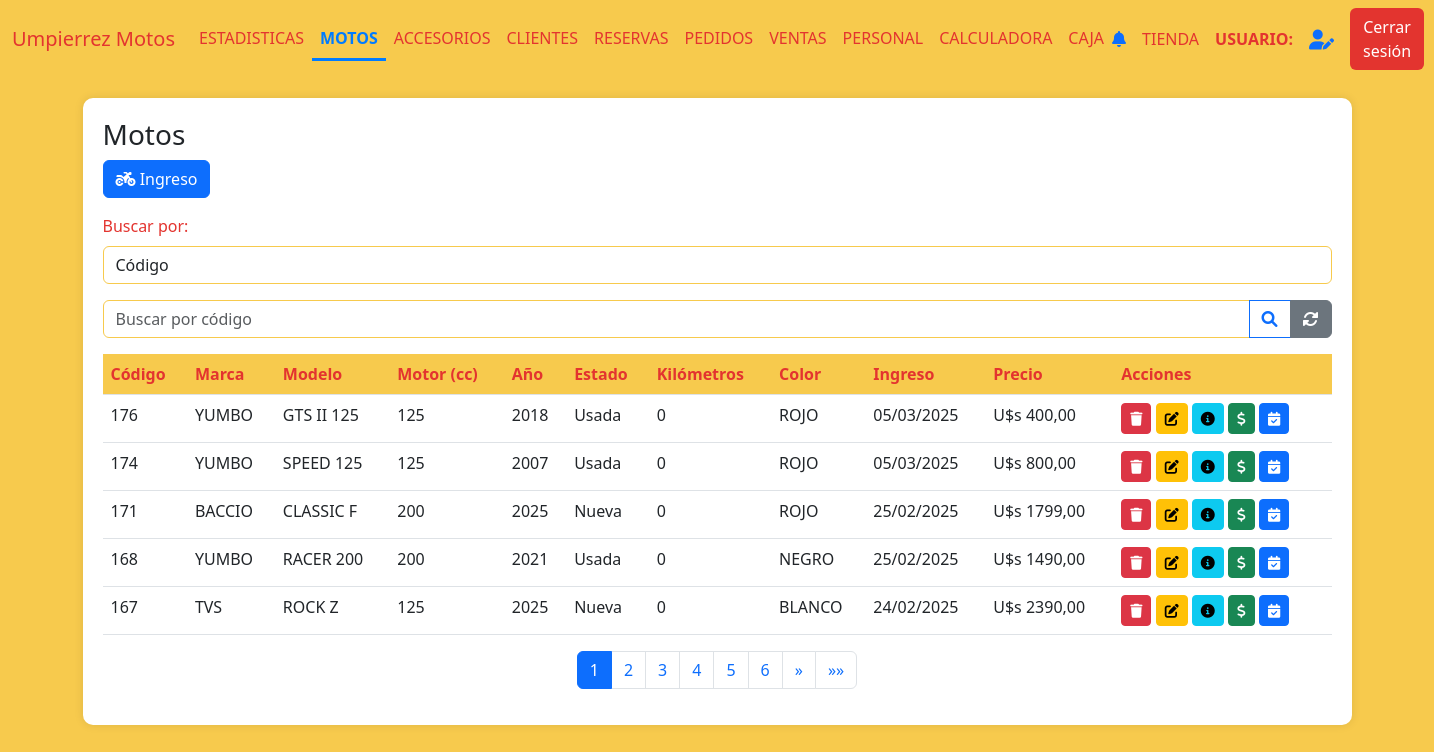
The page /motos (signed in) on the database as committed earlier.
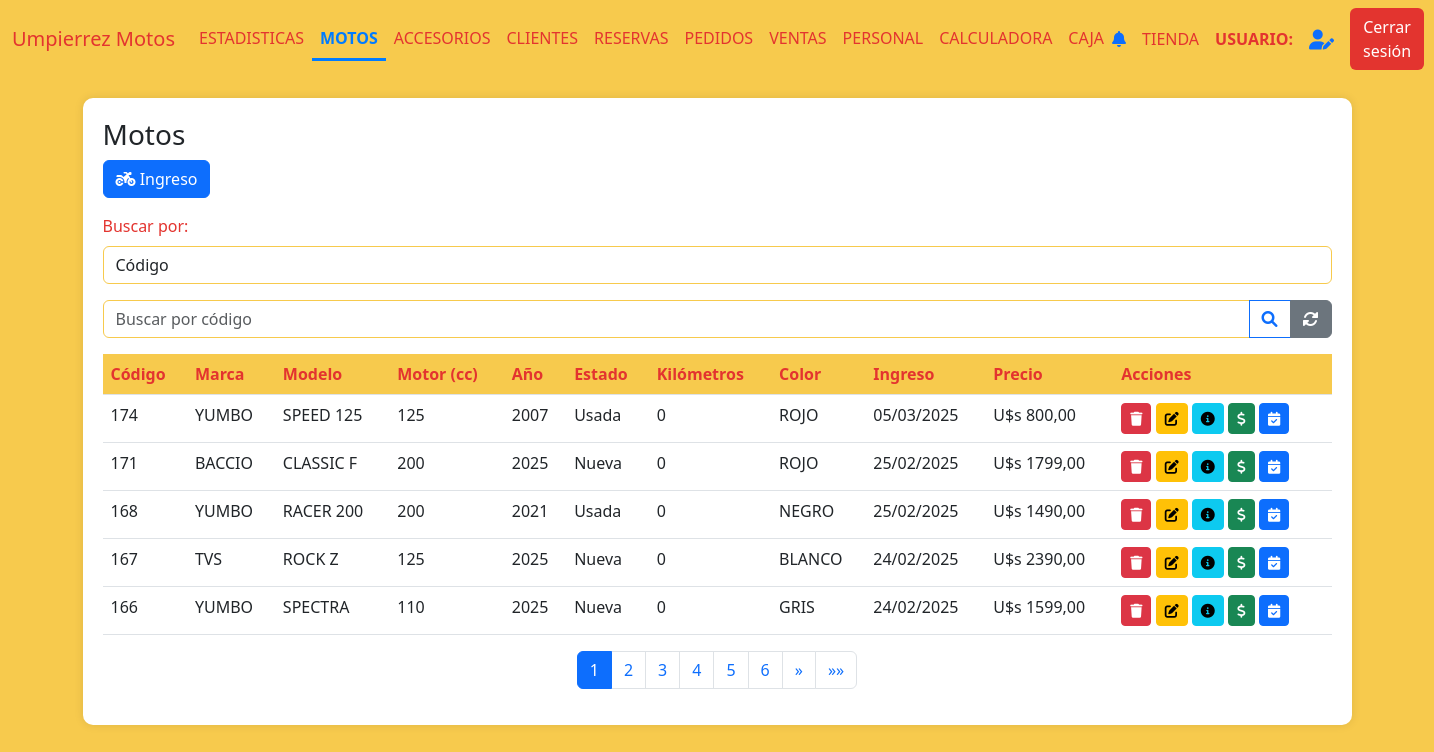
The same page on the database as committed later.
### AppUM/models.py (models this page shows)
class Moto(models.Model):
    marca = models.CharField(max_length=20)
    modelo = models.CharField(max_length=20)
    anio = models.IntegerField()
    motor = models.IntegerField()
    estado = models.CharField(max_length=10)
    kilometros = models.IntegerField()
    precio = models.DecimalField(max_digits=10, decimal_places=2)
    color = models.CharField(max_length=20)
    num_motor = models.CharField(max_length=40, unique=True)
    num_chasis = models.CharField(max_length=40, unique=True)
    num_cilindros = models.IntegerField(default=1)
    cantidad_pasajeros = models.IntegerField(default=2)
    foto = models.ImageField(null=True, blank=True, upload_to="motos/fotos/")
    pertenece_tienda = models.BooleanField()
    pertenece_taller = models.BooleanField()
    identificacion_pdf = models.FileField(upload_to='motos/pdfs/', null=True, blank=True)
    observaciones = models.TextField(null=True, blank=True)
    fecha_ingreso = models.DateTimeField(auto_now_add=True)
    moneda_precio = models.CharField(max_length=10,default=True,null=True)
    tipo = models.CharField(max_length=20,blank=True)
    precio_final = models.DecimalField(max_digits=10, decimal_places=2,default=0)
    contiene_num_motor = models.BooleanField(default=1)
    contiene_num_chasis = models.BooleanField(default=1)

### AppUM/decorators.py (the view)
    def _wrapped_view(request, *args, **kwargs):
        user = request.user
        if user.is_authenticated:
            usuario_consulta = Personal.objects.filter(usuario=user.username).first()
            if usuario_consulta:
                if Administrativo.objects.filter(personal_ptr_id=usuario_consulta.id,activo=1).exists():
                    return view_func(request, *args, **kwargs)
                else:
                    raise PermissionDenied
            else:
                return view_func(request, *args, **kwargs)
        else:
            return redirect('Login')  # Redirigir al login si no está autenticado

### AppUM/context_processors.py (called while the page is built)
def cantidad_solicitudes_no_leidas(req):
    if req.user.is_authenticated:
        usuario = req.user
        usuario_actual = Personal.objects.filter(usuario=usuario.username).first()
        notificaciones = NotificacionPersonal.objects.filter(personal=usuario_actual,leido=0).count()
    else:
        notificaciones = 0
    return {'notificaciones': notificaciones}

### AppUM/functions.py (called while the page is built)
def funcion_paginas_varias(req,instancia_model):
    paginator = Paginator(instancia_model, 5)  # 5 motos por página
    page_number = req.GET.get('page')  # Obtiene el número de página desde la URL
    page_obj = paginator.get_page(page_number)
    return page_obj

### AppUM/views.py (called while the page is built)
@admin_required
def vista_inventario_motos(req):
    motos = Moto.objects.filter(pertenece_tienda=1).order_by('-fecha_ingreso')
    logo_um = Logos.objects.get(id=1)
    page_obj = funcion_paginas_varias(req,motos)
    return render(req,"perfil_administrativo/motos/motos.html",{'page_obj': page_obj,"motos":motos,"logo_um":logo_um.logo_UM.url if logo_um.logo_UM else None,"active_page": 'Motos'})

### AppUM/templates/perfil_administrativo/motos/motos.html (shortened to what the changed rows need)
{% extends "perfil_administrativo/padre_perfil_administrativo.html" %}
{% load static %}
{% block contenidoQueCambia %}
<link href="https://cdnjs.cloudflare.com/ajax/libs/font-awesome/6.0.0/css/all.min.css" rel="stylesheet">
<link href="https://cdn.jsdelivr.net/npm/bootstrap-icons@1.10.0/font/bootstrap-icons.css" rel="stylesheet">
<div class="table-container" id="inventarios">
    <table class="table">
        <thead>
            <tr>
                <th>Código</th>
                <th>Marca</th>
                <th>Modelo</th>
                <th>Motor (cc)</th>
                <th>Año</th>
                <th>Estado</th>
                <th>Kilómetros</th>
                <th>Color</th>
                <th>Ingreso</th>
                <th>Precio</th>
                <th>Acciones</th>
            </tr>
        </thead>
        <tbody>
            {% if page_obj %}
                {% for moto in page_obj %}
                <tr>
                    <td>{{ moto.id }}</td>
                    <td>{{ moto.marca }}</td>
                    <td>{{ moto.modelo }}</td>
                    <td>{{ moto.motor }}</td>
                    <td>{{ moto.anio }}</td>
                    <td>{{ moto.estado }}</td>
                    <td>{{ moto.kilometros }}</td>
                    <td>{{ moto.color }}</td>
                    <td>{{ moto.fecha_ingreso|date:"d/m/Y" }}</td>
                    <td>
                        {% if moto.precio > 0 %}
                        {% if moto.moneda_precio == "Pesos" %} $ {{ moto.precio }} {% else %} U$s {{ moto.precio }} {% endif %}
                        {% else %}
                        Sin precio
                        {% endif %}
                    </td>
                    <td>
                        <a href="{% url 'MotoBaja' moto.id %}"><button class="btn btn-sm btn-danger"><i class="fas fa-trash"></i></button></a>
                        <a href="{% url 'MotoModificacion' moto.id %}"><button class="btn btn-sm btn-warning"><i class="fas fa-edit"></i></button></a>
                        <a href="{% url 'MotoDetalles' moto.id %}"><button class="btn btn-sm btn-info"><i class="fas fa-info-circle"></i></button></a>
                        <a href="{% url 'MotoVentaForm' moto.id %}"><button class="btn btn-sm btn-success"><i class="fas fa-dollar-sign"></i></button></a>
                        <a href="{% url 'MotoReservaForm' moto.id %}"><button class="btn btn-sm btn-primary"><i class="fas fa-calendar-check"></i></button></a>
                    </td>
                </tr>
                {% endfor %}
            {% else %}
                <tr>
                    <td colspan="9" class="text-center text-muted">
                        No hay registros de motos disponibles.
                    </td>
                </tr>
            {% endif %}
        </tbody>
    </table>
    <nav aria-label="Page navigation">
        <ul class="pagination justify-content-center">
            {% for num in page_obj.paginator.page_range %}
            <li class="page-item {% if page_obj.number == num %}active{% endif %}">
                <a class="page-link" href="?page={{ num }}">{{ num }}</a>
            </li>
            {% endfor %}
        </ul>
    </nav>
</div>
{% endblock %}

Rows that differ between the two databases and show on the page:
no longer on this page (row edited): Moto: id "176", marca "YUMBO", modelo "GTS II 125", motor "125", anio "2018", estado "Usada", kilometros "0", color "ROJO", fecha_ingreso "05/03/2025", precio "400,00"
now on this page (row unchanged): Moto: id "166", marca "YUMBO", modelo "SPECTRA", motor "110", anio "2025", estado "Nueva", kilometros "0", color "GRIS", fecha_ingreso "24/02/2025", precio "1599,00"
